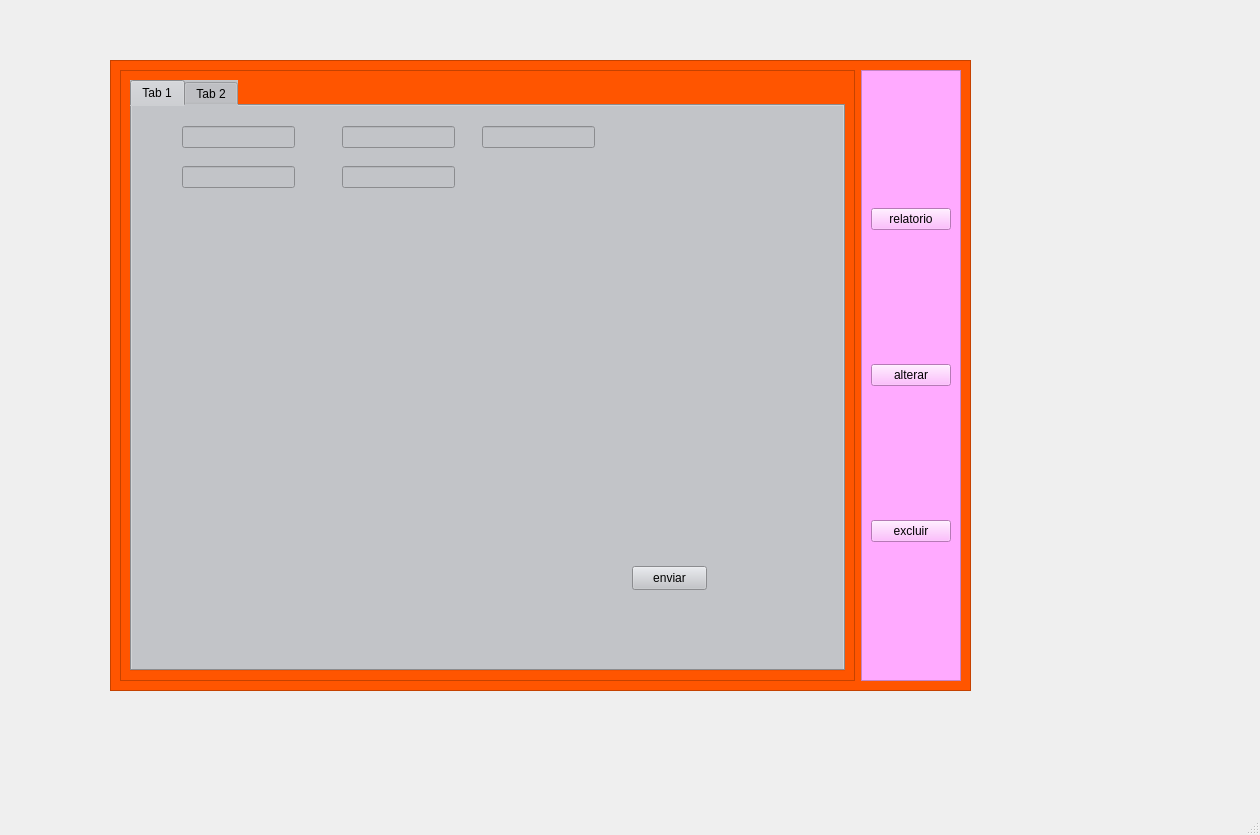
<?xml version="1.0" encoding="UTF-8"?>
<ui version="4.0">
 <class>MainWindow</class>
 <widget class="QMainWindow" name="MainWindow">
  <property name="geometry">
   <rect>
    <x>0</x>
    <y>0</y>
    <width>1260</width>
    <height>835</height>
   </rect>
  </property>
  <property name="sizePolicy">
   <sizepolicy hsizetype="Expanding" vsizetype="Expanding">
    <horstretch>0</horstretch>
    <verstretch>0</verstretch>
   </sizepolicy>
  </property>
  <property name="windowTitle">
   <string>MainWindow</string>
  </property>
  <widget class="QWidget" name="centralwidget">
   <widget class="QFrame" name="frame">
    <property name="geometry">
     <rect>
      <x>110</x>
      <y>60</y>
      <width>861</width>
      <height>631</height>
     </rect>
    </property>
    <property name="sizePolicy">
     <sizepolicy hsizetype="Expanding" vsizetype="Expanding">
      <horstretch>0</horstretch>
      <verstretch>0</verstretch>
     </sizepolicy>
    </property>
    <property name="styleSheet">
     <string notr="true">background-color: rgb(255, 85, 0);</string>
    </property>
    <property name="frameShape">
     <enum>QFrame::StyledPanel</enum>
    </property>
    <property name="frameShadow">
     <enum>QFrame::Raised</enum>
    </property>
    <layout class="QHBoxLayout" name="horizontalLayout_2">
     <item>
      <widget class="QFrame" name="frame_2">
       <property name="frameShape">
        <enum>QFrame::StyledPanel</enum>
       </property>
       <property name="frameShadow">
        <enum>QFrame::Raised</enum>
       </property>
       <layout class="QHBoxLayout" name="horizontalLayout">
        <item>
         <widget class="QTabWidget" name="tabWidget">
          <property name="styleSheet">
           <string notr="true">background-color: rgb(194, 196, 200);</string>
          </property>
          <property name="currentIndex">
           <number>0</number>
          </property>
          <widget class="QWidget" name="tab">
           <attribute name="title">
            <string>Tab 1</string>
           </attribute>
           <widget class="QLineEdit" name="btn_nome">
            <property name="geometry">
             <rect>
              <x>50</x>
              <y>20</y>
              <width>113</width>
              <height>22</height>
             </rect>
            </property>
           </widget>
           <widget class="QLineEdit" name="btn_idade">
            <property name="geometry">
             <rect>
              <x>210</x>
              <y>20</y>
              <width>113</width>
              <height>22</height>
             </rect>
            </property>
           </widget>
           <widget class="QLineEdit" name="btn_ano">
            <property name="geometry">
             <rect>
              <x>350</x>
              <y>20</y>
              <width>113</width>
              <height>22</height>
             </rect>
            </property>
           </widget>
           <widget class="QLineEdit" name="btn_rua">
            <property name="geometry">
             <rect>
              <x>50</x>
              <y>60</y>
              <width>113</width>
              <height>22</height>
             </rect>
            </property>
           </widget>
           <widget class="QLineEdit" name="btn_data">
            <property name="geometry">
             <rect>
              <x>210</x>
              <y>60</y>
              <width>113</width>
              <height>22</height>
             </rect>
            </property>
           </widget>
           <widget class="QPushButton" name="pushButton_enviar">
            <property name="geometry">
             <rect>
              <x>500</x>
              <y>460</y>
              <width>75</width>
              <height>24</height>
             </rect>
            </property>
            <property name="text">
             <string>enviar</string>
            </property>
           </widget>
          </widget>
          <widget class="QWidget" name="tab_2">
           <attribute name="title">
            <string>Tab 2</string>
           </attribute>
           <layout class="QVBoxLayout" name="verticalLayout_2">
            <item>
             <widget class="QFrame" name="frame_4">
              <property name="frameShape">
               <enum>QFrame::StyledPanel</enum>
              </property>
              <property name="frameShadow">
               <enum>QFrame::Raised</enum>
              </property>
              <widget class="QTableWidget" name="tableWidget">
               <property name="geometry">
                <rect>
                 <x>10</x>
                 <y>30</y>
                 <width>551</width>
                 <height>221</height>
                </rect>
               </property>
               <row>
                <property name="text">
                 <string>1nome</string>
                </property>
               </row>
               <row>
                <property name="text">
                 <string>2idade</string>
                </property>
               </row>
               <row>
                <property name="text">
                 <string>3ano</string>
                </property>
               </row>
               <row>
                <property name="text">
                 <string>4rua</string>
                </property>
               </row>
               <row>
                <property name="text">
                 <string>5data</string>
                </property>
               </row>
               <column>
                <property name="text">
                 <string>nome</string>
                </property>
               </column>
               <column>
                <property name="text">
                 <string>idade</string>
                </property>
               </column>
               <column>
                <property name="text">
                 <string>ano</string>
                </property>
               </column>
               <column>
                <property name="text">
                 <string>rua</string>
                </property>
               </column>
               <column>
                <property name="text">
                 <string>data</string>
                </property>
               </column>
              </widget>
             </widget>
            </item>
           </layout>
          </widget>
         </widget>
        </item>
       </layout>
      </widget>
     </item>
     <item>
      <widget class="QFrame" name="frame_3">
       <property name="styleSheet">
        <string notr="true">background-color: rgb(255, 170, 255);</string>
       </property>
       <property name="frameShape">
        <enum>QFrame::StyledPanel</enum>
       </property>
       <property name="frameShadow">
        <enum>QFrame::Raised</enum>
       </property>
       <layout class="QVBoxLayout" name="verticalLayout">
        <item>
         <widget class="QPushButton" name="pushButton_relatorio">
          <property name="text">
           <string>relatorio</string>
          </property>
         </widget>
        </item>
        <item>
         <widget class="QPushButton" name="pushButton_alterar">
          <property name="text">
           <string>alterar</string>
          </property>
         </widget>
        </item>
        <item>
         <widget class="QPushButton" name="pushButton_excluir">
          <property name="text">
           <string>excluir</string>
          </property>
         </widget>
        </item>
       </layout>
      </widget>
     </item>
    </layout>
   </widget>
  </widget>
  <widget class="QStatusBar" name="statusbar"/>
 </widget>
 <resources/>
 <connections/>
</ui>
